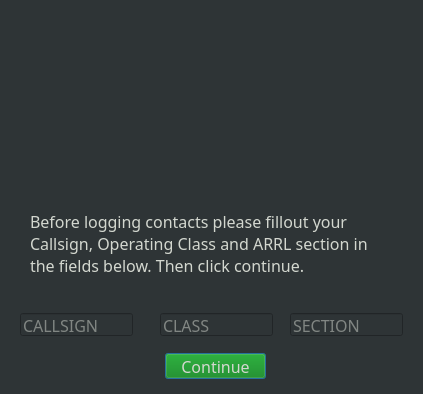
<?xml version="1.0" encoding="UTF-8"?>
<ui version="4.0">
 <class>Dialog</class>
 <widget class="QDialog" name="Dialog">
  <property name="geometry">
   <rect>
    <x>0</x>
    <y>0</y>
    <width>423</width>
    <height>394</height>
   </rect>
  </property>
  <property name="windowTitle">
   <string>Enter Callsign Etc.</string>
  </property>
  <property name="styleSheet">
   <string notr="true">background-color: rgb(46, 52, 54);
color: rgb(211, 215, 207);</string>
  </property>
  <widget class="QLabel" name="label">
   <property name="geometry">
    <rect>
     <x>20</x>
     <y>10</y>
     <width>381</width>
     <height>191</height>
    </rect>
   </property>
   <property name="text">
    <string/>
   </property>
   <property name="pixmap">
    <pixmap>icon/logo.png</pixmap>
   </property>
   <property name="scaledContents">
    <bool>true</bool>
   </property>
  </widget>
  <widget class="QLineEdit" name="dialog_callsign">
   <property name="geometry">
    <rect>
     <x>20</x>
     <y>313</y>
     <width>113</width>
     <height>23</height>
    </rect>
   </property>
   <property name="font">
    <font>
     <family>JetBrains Mono</family>
     <pointsize>12</pointsize>
     <weight>50</weight>
     <bold>false</bold>
    </font>
   </property>
   <property name="toolTip">
    <string>Input your callsign.</string>
   </property>
   <property name="placeholderText">
    <string>CALLSIGN</string>
   </property>
  </widget>
  <widget class="QLineEdit" name="dialog_class">
   <property name="geometry">
    <rect>
     <x>160</x>
     <y>313</y>
     <width>113</width>
     <height>23</height>
    </rect>
   </property>
   <property name="font">
    <font>
     <family>JetBrains Mono</family>
     <pointsize>12</pointsize>
    </font>
   </property>
   <property name="toolTip">
    <string>Input your Field Day operating class.</string>
   </property>
   <property name="placeholderText">
    <string>CLASS</string>
   </property>
  </widget>
  <widget class="QLineEdit" name="dialog_section">
   <property name="geometry">
    <rect>
     <x>290</x>
     <y>313</y>
     <width>113</width>
     <height>23</height>
    </rect>
   </property>
   <property name="font">
    <font>
     <family>JetBrains Mono</family>
     <pointsize>12</pointsize>
    </font>
   </property>
   <property name="toolTip">
    <string>Input your ARRL section.</string>
   </property>
   <property name="placeholderText">
    <string comment="Input your ARRL section">SECTION</string>
   </property>
  </widget>
  <widget class="QPushButton" name="continue_pushButton">
   <property name="geometry">
    <rect>
     <x>165</x>
     <y>353</y>
     <width>101</width>
     <height>26</height>
    </rect>
   </property>
   <property name="font">
    <font>
     <family>JetBrains Mono</family>
     <pointsize>12</pointsize>
    </font>
   </property>
   <property name="styleSheet">
    <string notr="true">background-color: green;</string>
   </property>
   <property name="text">
    <string>Continue</string>
   </property>
   <property name="autoDefault">
    <bool>true</bool>
   </property>
   <property name="default">
    <bool>false</bool>
   </property>
   <property name="flat">
    <bool>false</bool>
   </property>
  </widget>
  <widget class="QLabel" name="label_2">
   <property name="geometry">
    <rect>
     <x>30</x>
     <y>210</y>
     <width>361</width>
     <height>91</height>
    </rect>
   </property>
   <property name="font">
    <font>
     <family>JetBrains Mono</family>
     <pointsize>12</pointsize>
    </font>
   </property>
   <property name="text">
    <string>Before logging contacts please fillout your Callsign, Operating Class and ARRL section in the fields below. Then click continue.</string>
   </property>
   <property name="textFormat">
    <enum>Qt::PlainText</enum>
   </property>
   <property name="alignment">
    <set>Qt::AlignLeading|Qt::AlignLeft|Qt::AlignTop</set>
   </property>
   <property name="wordWrap">
    <bool>true</bool>
   </property>
  </widget>
 </widget>
 <resources/>
 <connections/>
</ui>
